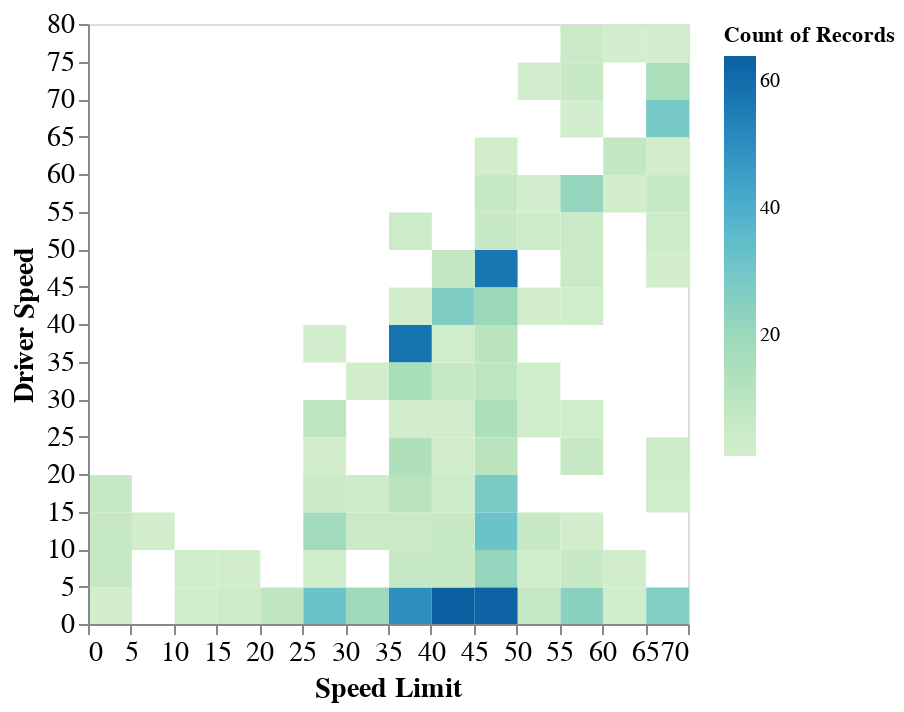

Notebook cell for this chart:
### Code cell
def heatmap_plot(df):
    
    # Reduce size of dataframe by only including relevant columns
    columns=['TRAV_SP_1', 'VSPD_LIM_1', 'TRAV_SP_1_bins']
    df = df[columns]

    heatmap = alt.Chart(df).mark_rect().encode(
        alt.Y('TRAV_SP_1:Q', title='Driver Speed').bin(maxbins=20),
        alt.X('VSPD_LIM_1:Q', title='Speed Limit').bin(maxbins=20),
        alt.Color('count():Q').scale(scheme='greenblue')
    ).transform_filter(
        (datum.TRAV_SP_1_bins <= 80)# & (datum.sex == 1)
    ).properties(
        width=300,
        height=300
    ).configure_axis(
        labelFontSize=14,
        titleFontSize=14
    )
    return heatmap

heatmap_plot(df_merged)

### Figure 1 — Vega-Lite specification as saved in the notebook (floating-point values rounded to 4 significant figures; data arrays with more than 128 entries replaced by an {"elided": "..."} marker saying what was removed)
{"config": {"view": {"continuousWidth": 300, "continuousHeight": 300}, "axis": {"labelFontSize": 14, "titleFontSize": 14}}, "data": {"name": "data-b2e45aa0f7f0e2823b7aa76845261c58"}, "mark": {"type": "rect"}, "encoding": {"color": {"aggregate": "count", "scale": {"scheme": "greenblue"}, "type": "quantitative"}, "x": {"bin": {"maxbins": 20}, "field": "VSPD_LIM_1", "title": "Speed Limit", "type": "quantitative"}, "y": {"bin": {"maxbins": 20}, "field": "TRAV_SP_1", "title": "Driver Speed", "type": "quantitative"}}, "height": 300, "transform": [{"filter": "(datum.TRAV_SP_1_bins <= 80)"}], "width": 300, "$schema": "https://vega.github.io/schema/vega-lite/v5.8.0.json", "datasets": {"data-b2e45aa0f7f0e2823b7aa76845261c58": {"elided": "3409 records"}}}
